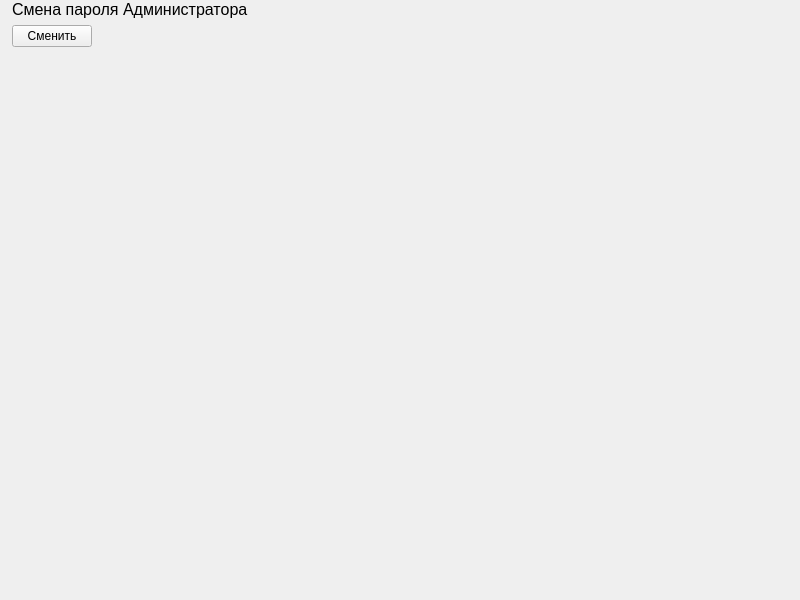
<?xml version="1.0" encoding="UTF-8"?>
<ui version="4.0">
 <class>PasswdChangePanel</class>
 <widget class="QWidget" name="PasswdChangePanel">
  <property name="geometry">
   <rect>
    <x>0</x>
    <y>0</y>
    <width>800</width>
    <height>600</height>
   </rect>
  </property>
  <property name="windowTitle">
   <string>Form</string>
  </property>
  <layout class="QVBoxLayout" name="verticalLayout">
   <property name="leftMargin">
    <number>0</number>
   </property>
   <property name="topMargin">
    <number>0</number>
   </property>
   <property name="rightMargin">
    <number>0</number>
   </property>
   <property name="bottomMargin">
    <number>0</number>
   </property>
   <item>
    <widget class="QLabel" name="change_passwd_label">
     <property name="font">
      <font>
       <pointsize>12</pointsize>
      </font>
     </property>
     <property name="styleSheet">
      <string notr="true">margin-left: 8px;</string>
     </property>
     <property name="text">
      <string>Смена пароля Администратора</string>
     </property>
    </widget>
   </item>
   <item>
    <layout class="QHBoxLayout" name="horizontalLayout">
     <property name="leftMargin">
      <number>12</number>
     </property>
     <item>
      <widget class="QPushButton" name="change_passwd_push_button">
       <property name="text">
        <string>Сменить</string>
       </property>
      </widget>
     </item>
     <item>
      <spacer name="horizontalSpacer">
       <property name="orientation">
        <enum>Qt::Horizontal</enum>
       </property>
       <property name="sizeHint" stdset="0">
        <size>
         <width>40</width>
         <height>20</height>
        </size>
       </property>
      </spacer>
     </item>
    </layout>
   </item>
   <item>
    <spacer name="verticalSpacer">
     <property name="orientation">
      <enum>Qt::Vertical</enum>
     </property>
     <property name="sizeHint" stdset="0">
      <size>
       <width>20</width>
       <height>492</height>
      </size>
     </property>
    </spacer>
   </item>
  </layout>
 </widget>
 <resources/>
 <connections/>
</ui>
